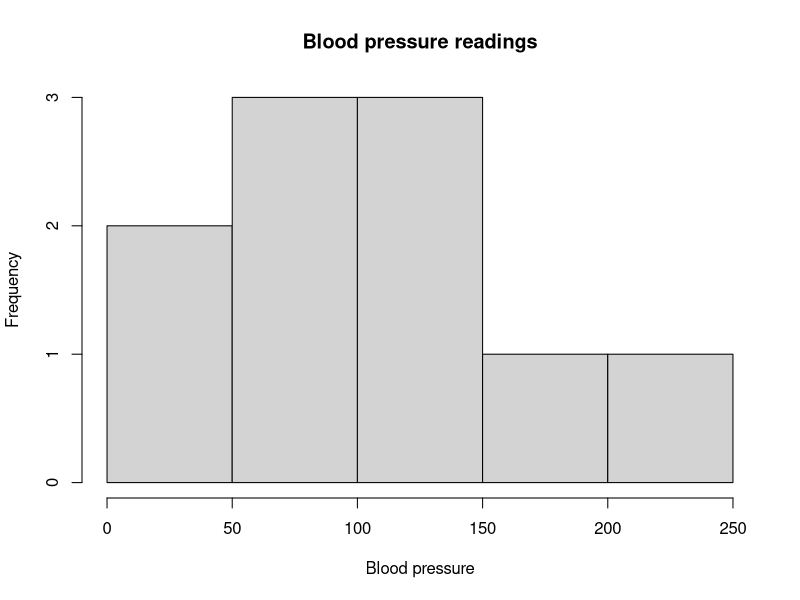

Generate this figure with R:
# Create variables to store the hospital data
Freq <- c(0.6,0.3,0.4,0.4,0.2,0.6,0.3,0.4,0.9,0.2)
Bloodp <- c(103,87,32,42,59,109,78,205,135,176)
first <- c(1,1,1,1,0,0,0,0,NA,1)
second <- c(0,0,1,1,0,0,1,1,1,1)
finaldecision <- c(0,1,0,1,0,1,0,1,1,1)

# Create a data frame containing all the variables
hospitalstats <- data.frame(Freq, Bloodp, first, second, finaldecision)

# Create a histogram using the two continuous variables
hist(hospitalstats$Bloodp, 
     main="Blood pressure readings",
     xlab="Blood pressure")

